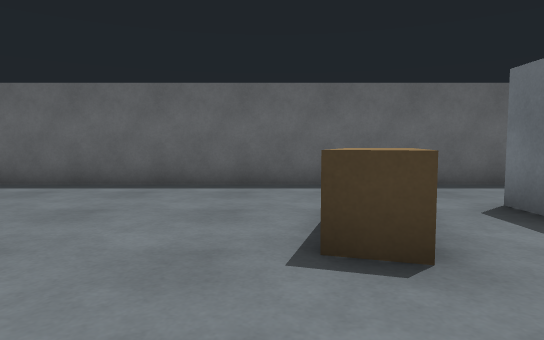
[1] (above)

17 first-person views from a walk through a world built for the Gazebo simulator. The camera is 0.94 m above the floor, tilts 4° down and sees 75° across. The floor is counted in squares, 1 m on a side. Each view is taken from the middle of a square. On the plan, view 1 faces up. The plan holds only what a view shows up to about 12 squares ahead; the rest is blank.

[2]
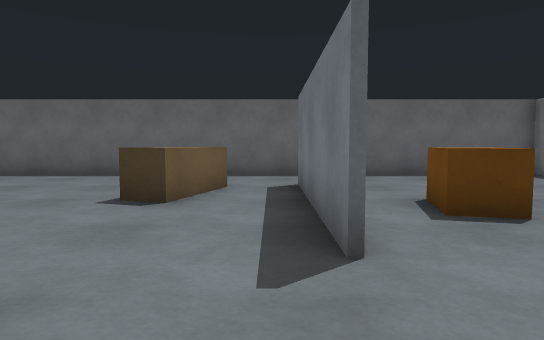

[3]
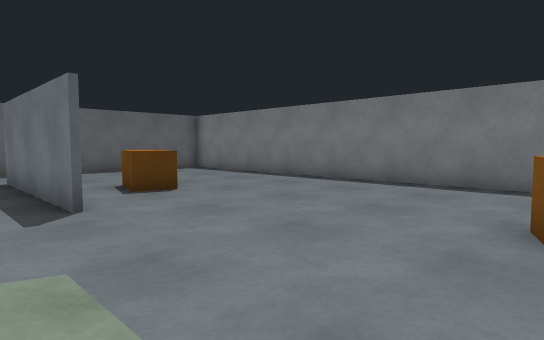

[4]
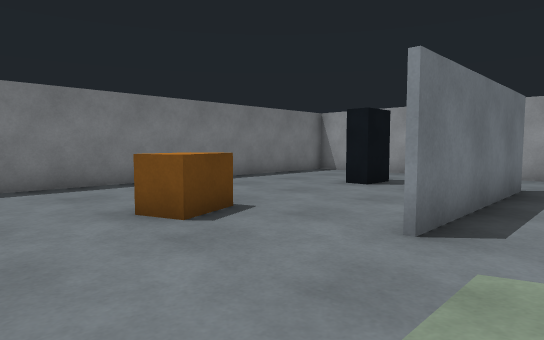

[5]
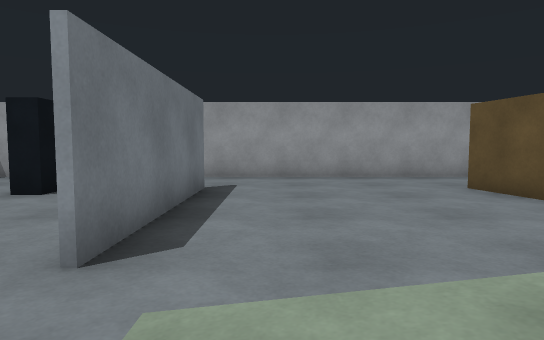

[6]
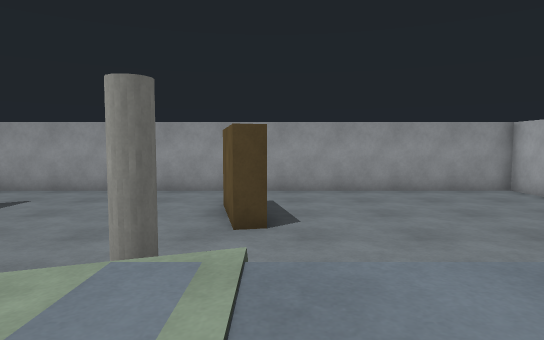

[7]
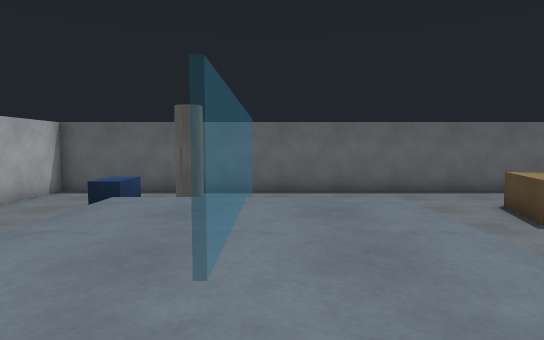

[8]
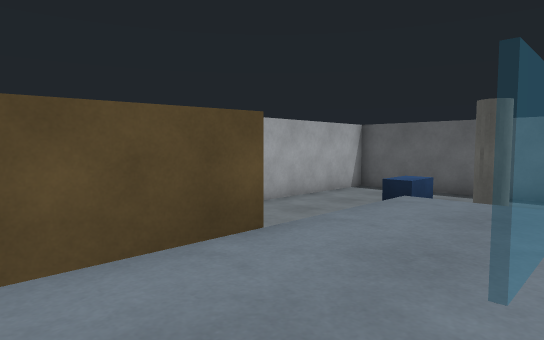

[9]
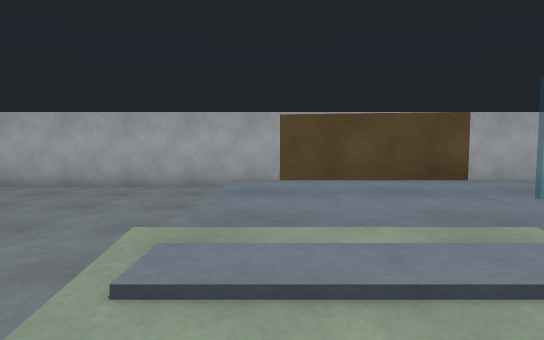

[10]
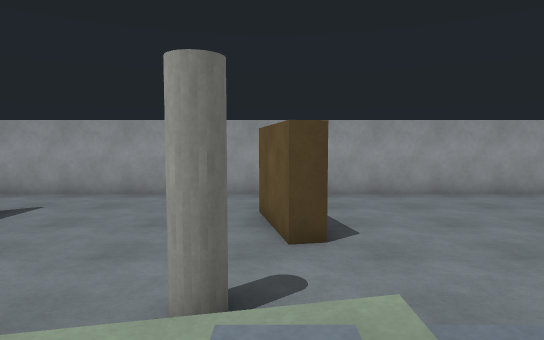

[11]
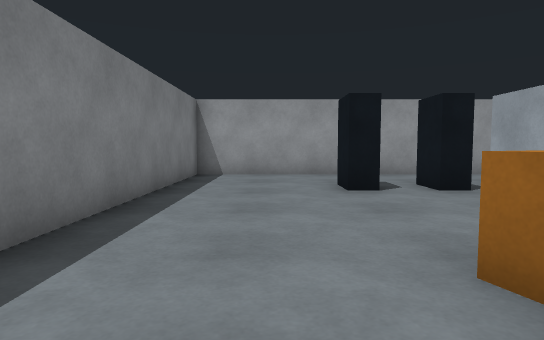

[12]
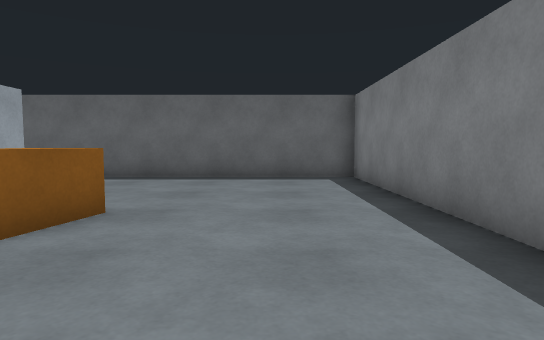

[13]
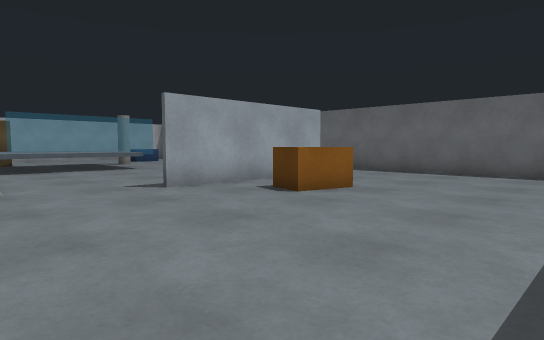

[14]
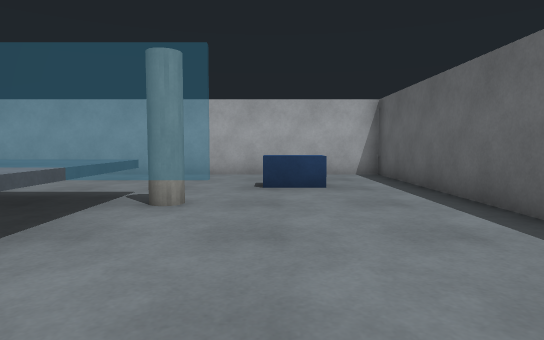

[15]
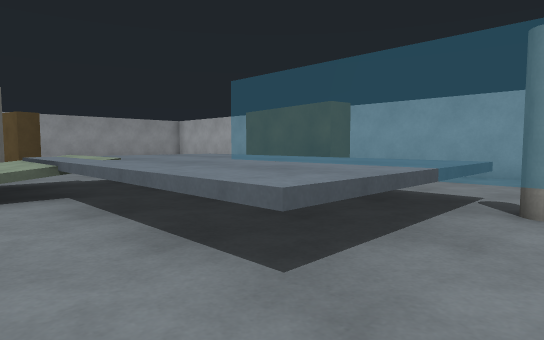

[16]
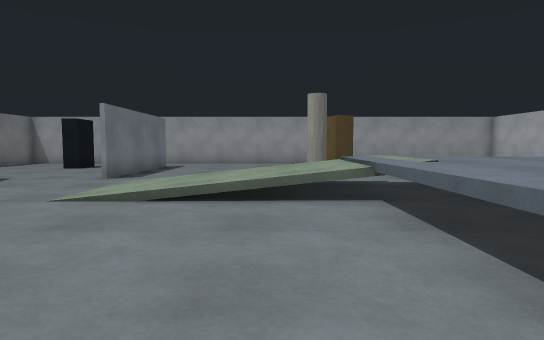

[17]
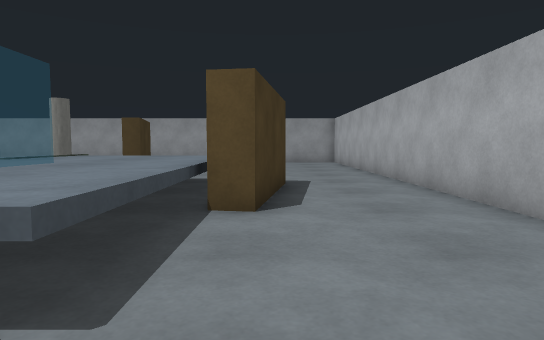

### Floor plan
Key: @ floor where view 1 was taken; # wall or solid block; . main floor; : floor 0.25 m higher than the main floor; + floor 0.5 m higher than the main floor; * floor 0.75 m higher than the main floor; = window, fence, low wall or low ledge; v drop or lower ground; B bench; G grey box; C crate; R ramp; L black box; P pillar; U blue box.
Columns run from 13 left of view 1 to 12 right of it. Each row starts with its distance up from view 1.
  9 ##########################
  8 #........................#
  7 #........................#
  6 #...U....................#
  5 #...U.........BB.G.......#
  4 #...... ......B..G.......#
  3 #.....PP......B..G.C.....#
  2 #.....* ***......G.C.....#
  1 #.....* ***......G.......#
  0 #.....* ***..@...G.......#
 -1 #...##* ***..............#
 -2 #...##*****..............#
 -3 #...##*****#+::..........#
 -4 #...# *****++: ..........#
 -5 #...# *****++   ....C....#
 -6 #.....=vvvRRRR:.....C....#
 -7 #..........P.....G..C....#
 -8 #................G.......#
 -9 #................G.......#
-10 #.........#......G.......#
-11 #.........#......G.......#
-12 #.........#......GL.L....#
-13 #........................#
-14 #........................#
-15 #........................#
-16 ##########################

Where each view was taken, in squares from view 1:
view 1: 0 up, 0 right, facing up
view 2: 3 down, 3 right, facing up
view 3: 6 down, 2 right, facing up-right
view 4: 3 down, 2 right, facing down-right
view 5: 4 down, 2 right, facing down
view 6: 3 down, 4 left, facing down
view 7: 4 down, 5 left, facing up
view 8: 4 down, 5 left, facing up-left
view 9: 5 down, 1 left, facing left
view 10: 4 down, 3 left, facing down
view 11: 4 down, 9 right, facing down
view 12: 2 down, 9 right, facing up
view 13: 4 down, 11 right, facing up-left
view 14: 5 up, 1 left, facing left
view 15: 4 up, 1 left, facing down-left
view 16: 3 up, 1 left, facing down
view 17: 4 up, 9 left, facing down
